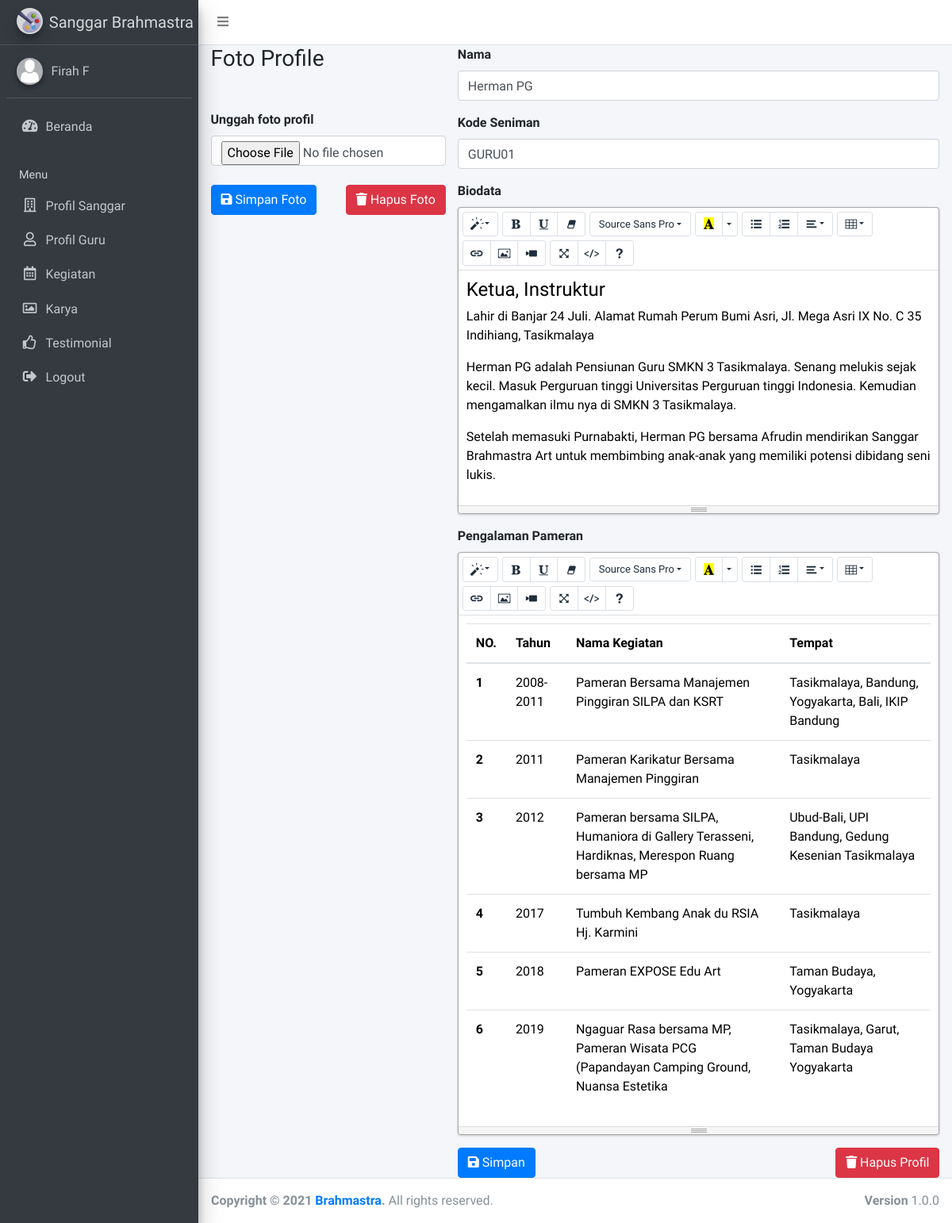
/admin/guru-editor.php?id=1 (signed in), run on an earlier commit of the app's database.
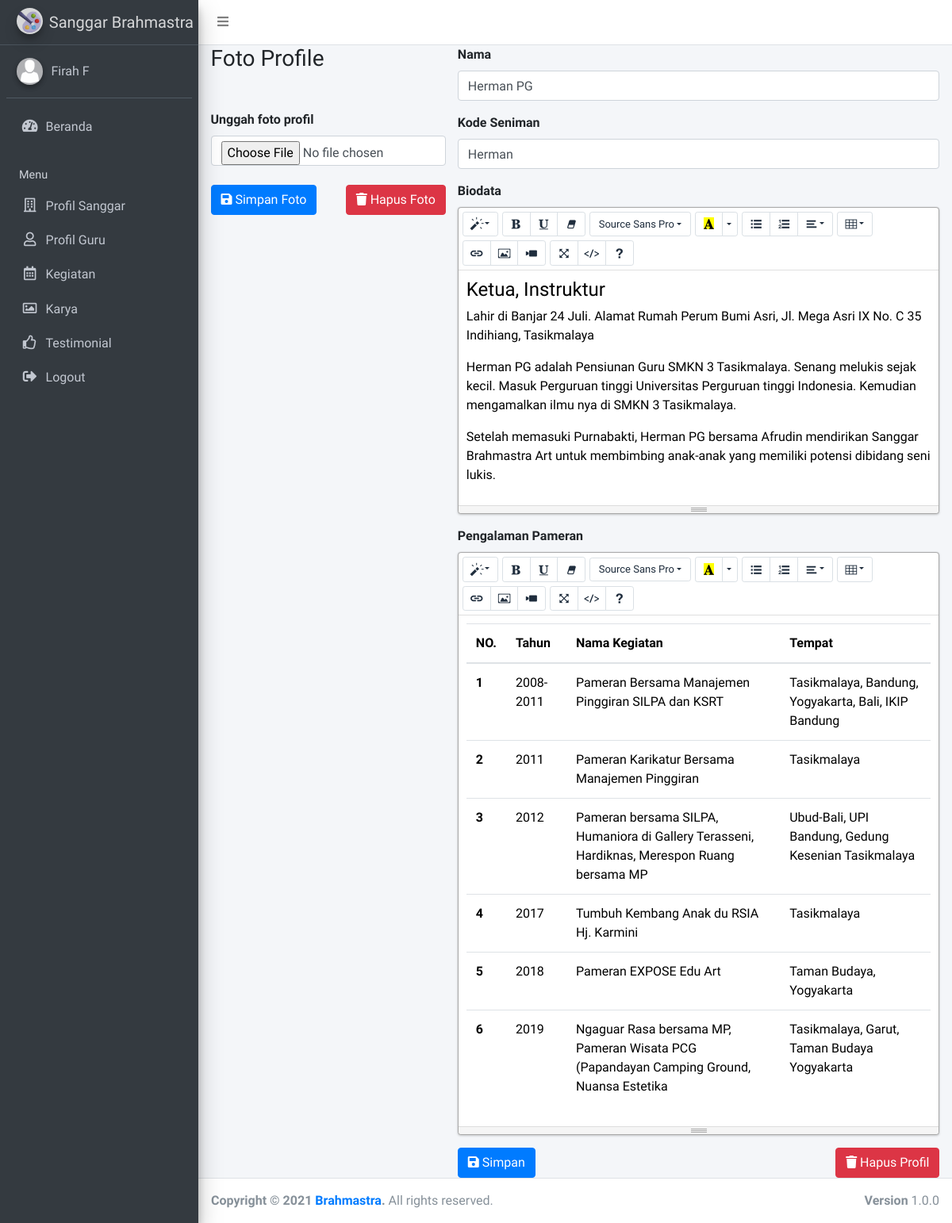
And on a later commit of the database.
### tables this page shows
CREATE TABLE `tb_profile_guru` (
  `id` int(5) NOT NULL,
  `kode_id` varchar(50) NOT NULL,
  `name` varchar(100) NOT NULL,
  `profile` text NOT NULL,
  `foto` varchar(100) DEFAULT NULL,
  `experience` text NOT NULL
);

### functions/database.php (called while the page is built, shortened)
<?php
function koneksi_sanggar()
{
    global $SERVER, $USER, $PASSWORD, $DATABASE;
    $koneksi = mysqli_connect($SERVER, $USER, $PASSWORD, $DATABASE) or die(mysqli_error($koneksi));
    return $koneksi;
}
function db_query($sql)
{
    $tampil = mysqli_query(koneksi_sanggar(), $sql);
    return mysqli_fetch_assoc($tampil);
}

### admin/guru-editor.php (the view, shortened to what this page needs)
<?php
if (isset($_GET['id'])) {
    $sql = "SELECT * FROM tb_profile_guru WHERE id = $_GET[id]";
    $guru = db_query($sql);
}
?>
<div class="content-wrapper">
    <section class="content">
        <div class="container-fluid">
            <div class="row">
                <div class="col-md-4">
                    <form action="guru-simpan.php?aksi=foto" method="post" enctype="multipart/form-data">
                        <h3>Foto Profile</h3>
                        <div class="mb-3">
                        </div>
                        <div class="mb-3">
                            <label for="formFile" class="form-label">Unggah foto profil</label>
                            <input class="form-control" type="file" accept="image/*" id="formFile" name="foto_profil" onchange="loadFile(event)">
                            <br />
                            <?php if ($guru['id'] == 0) { ?>
                                <div class="alert alert-info" role="alert">
                                    <i class="fa fa-info-circle" aria-hidden="true"></i> Unggah foto hanya tersedia pada edit mode
                                </div>
                                <br />
                            <?php } else { ?>
                                <div class="row">
                                    <div class="col-md-6 text-left">
                                        <button name="simpan_foto" type="submit" class="btn btn-primary"><i class="fa fa-save" aria-hidden="true"></i> Simpan Foto</button>
                                    </div>
                                    <div class="col-md-6 text-right">
                                    </div>
                                </div>
                            <?php } ?>
                        </div>
                    </form>
                </div>
                <div class="col-md-8">
                    <form action="guru-simpan.php?aksi=profil" method="post">
                        <div class="mb-3">
                            <label for="name" class="form-label">Nama</label>
                            <input type="text" class="form-control" id="name" name="nama" value="<?= $guru['name'] ?>" />
                        </div>
                        <div class="mb-3">
                            <label for="kode" class="form-label">Kode Seniman</label>
                            <input type="text" class="form-control" id="kode" name="kode_id" value="<?= $guru['kode_id'] ?>" />
                        </div>
                        <div class="mb-3">
                            <label for="biodata" class="form-label">Biodata</label>
                        </div>
                        <div class="mb-3">
                            <label for="pengalaman" class="form-label">Pengalaman Pameran</label>
                        </div>
                        <div class="row">
                            <div class="col-sm-6 text-left">
                                <button type="submit" name="save" class="btn btn-primary pull-right"><i class="fa fa-save" aria-hidden="true"></i> Simpan</button>
                            </div>
                            <div class="col-sm-6 text-right">
                                <?php
                                if ($guru['id'] != 0) {
                                    create_confirmation(
                                        '<i class="fa fa-trash" aria-hidden="true"></i> Hapus Profil',
                                        'btn-danger',
                                        'Yakin hapus profil Guru ini?',
                                        "guru-simpan.php?aksi=profil_hapus&id=$guru[id]"
                                    );
                                } ?>
                            </div>
                        </div>
                </div>
                <br />
                <br />
            </div>
        </div>
    </section>
</div>
</div>
</body>
</html>

What changed in the data, as far as the page shows it:
changed tb_profile_guru "Herman PG": kode_id "GURU01" → "Herman"
